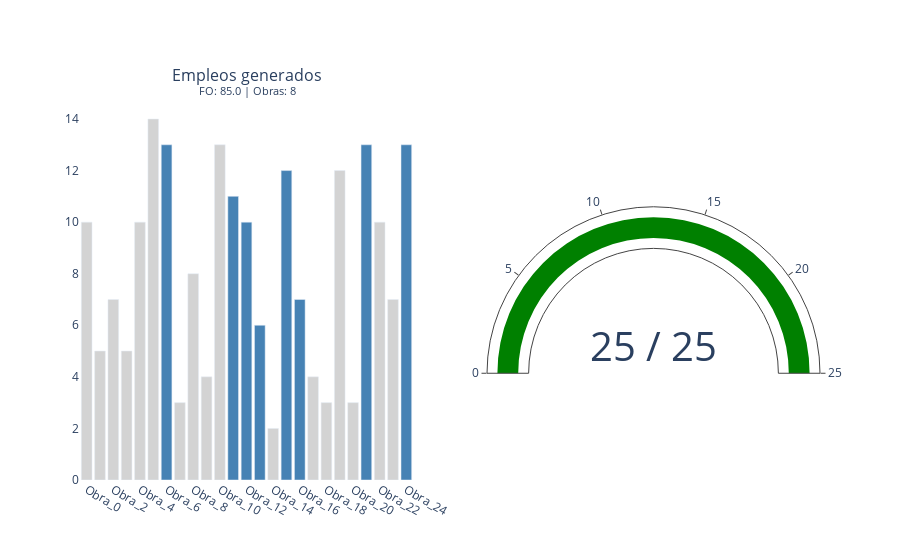

Here is the notebook cell this chart was saved with:
### Code cell
# ----- DESDE ACÁ EN ADELANTE, NO TOQUE EL CÓDIGO DE ESTÁ CELDA.

# . Correr el optimizador.
start = time.perf_counter()
model, x = optimizacion_knapsack(O, c, e, p)
end = time.perf_counter()

# . Extarer resultados
if lp.LpStatus[model.status] == 'Optimal':

    obj_lp = round(lp.value(model.objective), 3)                        #   ▸ Función Objetivo
    obras_selec_lp = [i for i in O if x[i].varValue == 1]               #   ▸ Obras seleccionadas
    presupuesto_usado_lp = round(sum(c[i] for i in obras_selec_lp), 2)  #   ▸ Presupuesto total utilizado
    
    # Imprimir resultados
    print("Objetos seleccionados:")
    for idx in obras_selec_lp:
        w, v = c[idx], e[idx]
        print(f"  • Obj {idx:>2}: peso={w}, valor={v}")

    print(f"FO (valor total):    {obj_lp}")
    print(f"Presupuesto usado:   {presupuesto_usado_lp}/{p}")

    report(obras, obras_selec_lp, obj_lp, presupuesto_usado_lp, p)      #   ▸ Reportar

    # . Almacenar resultados
    resultados.append({
        "Método"             : "LP",
        "Empleos generados"  : obj_lp,
        "Obras seleccionadas": len(obras_selec_lp),
        "Presupuesto usado"  : presupuesto_usado_lp,
        "Tiempo (s)"         : end - start
    })

else:
    print(f"ERROR: Algo quedo mal con el modelo de optimización: {lp.LpStatus[model.status]}")

### Figure 1 — Plotly figure (JSON) as saved in the notebook; plotly's stock layout.template omitted (floating-point values rounded to 4 significant figures)
{"data": [{"customdata": [5.0, 3.0, 9.0, 6.0, 10.0, 8.0, 7.0, 8.0, 2.0, 9.0, 9.0, 6.0, 2.0, 7.0, 2.0, 6.0, 6.0], "hovertemplate": "<b>%{x}</b><br>Empleos: %{y}<br>Costo: %{customdata} millones", "marker": {"color": "lightgray"}, "type": "bar", "x": ["Obra_0", "Obra_1", "Obra_2", "Obra_3", "Obra_4", "Obra_5", "Obra_7", "Obra_8", "Obra_9", "Obra_10", "Obra_14", "Obra_17", "Obra_18", "Obra_19", "Obra_20", "Obra_22", "Obra_23"], "xaxis": "x", "y": [10.0, 5.0, 7.0, 5.0, 10.0, 14.0, 3.0, 8.0, 4.0, 13.0, 2.0, 4.0, 3.0, 12.0, 3.0, 10.0, 7.0], "yaxis": "y"}, {"customdata": [4.0, 6.0, 2.0, 2.0, 3.0, 2.0, 4.0, 2.0], "hovertemplate": "<b>%{x}</b><br>Empleos: %{y}<br>Costo: %{customdata} millones", "marker": {"color": "steelblue"}, "type": "bar", "x": ["Obra_6", "Obra_11", "Obra_12", "Obra_13", "Obra_15", "Obra_16", "Obra_21", "Obra_24"], "xaxis": "x", "y": [13.0, 11.0, 10.0, 6.0, 12.0, 7.0, 13.0, 13.0], "yaxis": "y"}, {"domain": {"x": [0.55, 1], "y": [0, 1]}, "gauge": {"axis": {"range": [0, 25]}}, "mode": "gauge+number", "number": {"font": {"size": 40}, "suffix": " / 25"}, "type": "indicator", "value": 25}], "layout": {"annotations": [{"font": {"size": 16}, "showarrow": false, "text": "Empleos generados<br><sup>FO: 85.0 | Obras: 8</sup>", "x": 0.225, "xanchor": "center", "xref": "paper", "y": 1, "yanchor": "bottom", "yref": "paper"}], "barmode": "overlay", "paper_bgcolor": "white", "plot_bgcolor": "white", "showlegend": false, "xaxis": {"anchor": "y", "categoryarray": ["Obra_0", "Obra_1", "Obra_2", "Obra_3", "Obra_4", "Obra_5", "Obra_6", "Obra_7", "Obra_8", "Obra_9", "Obra_10", "Obra_11", "Obra_12", "Obra_13", "Obra_14", "Obra_15", "Obra_16", "Obra_17", "Obra_18", "Obra_19", "Obra_20", "Obra_21", "Obra_22", "Obra_23", "Obra_24"], "categoryorder": "array", "domain": [0, 0.45], "showgrid": false}, "yaxis": {"anchor": "x", "domain": [0, 1], "showgrid": false}}}
